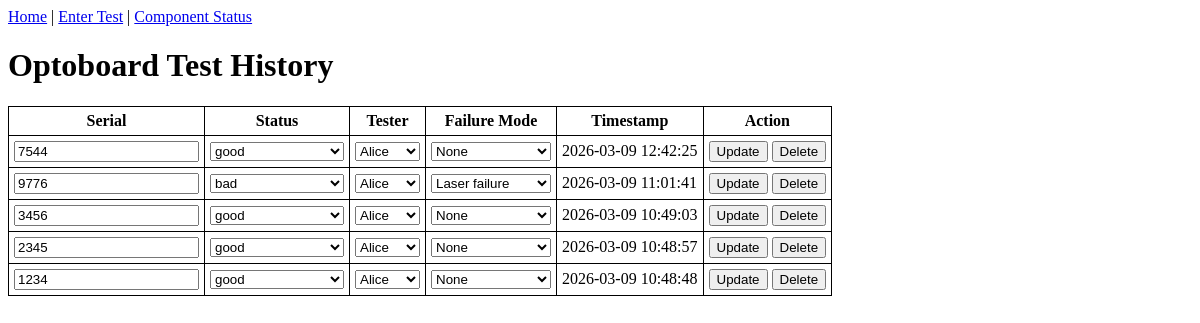
The page /list/Optoboard on the database as committed earlier.
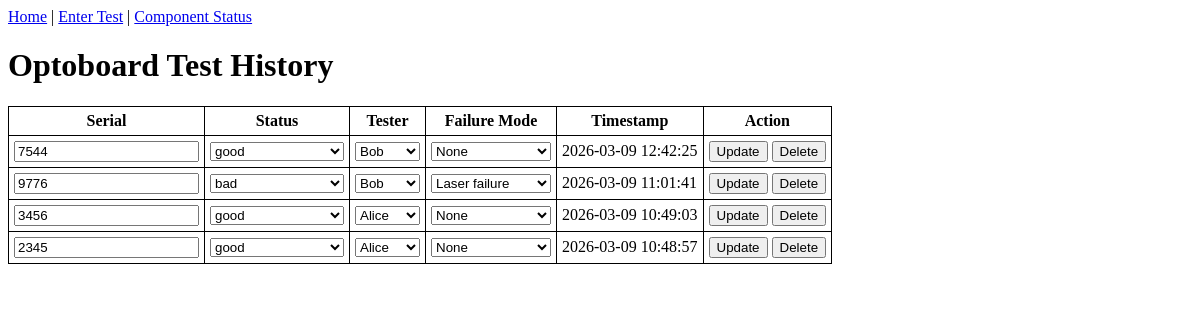
The same page on the database as committed later.
### tables this page shows
CREATE TABLE tests (
    id INTEGER PRIMARY KEY AUTOINCREMENT,
    component_type TEXT NOT NULL,
    serial_number TEXT NOT NULL,
    tester TEXT NOT NULL,
    status TEXT NOT NULL,
    failure_mode TEXT,
    timestamp DATETIME DEFAULT CURRENT_TIMESTAMP
);

### app.py (the view)
@app.route("/list/<component>")
def list_component(component):
    rows = query_db("SELECT * FROM tests WHERE component_type=? ORDER BY timestamp DESC", (component,))
    return render_template(
        "list_component.html",
        component=component,
        rows=[dict(r) for r in rows],
        testers=testers,
        failure_modes=failure_modes.get(component, [])
    )

### app.py (called while the page is built)
def query_db(query, args=()):
    conn = sqlite3.connect(DB)
    conn.row_factory = sqlite3.Row
    cur = conn.cursor()
    cur.execute(query, args)
    rows = cur.fetchall()
    conn.close()
    return rows

### templates/list_component.html (shortened to what this page needs)
<!DOCTYPE html>
<html>
<head>
</head>
<body>
<a href="/">Home</a> |
<a href="/submit">Enter Test</a> |
<a href="/status/{{component}}">Component Status</a>
<h1>{{component}} Test History</h1>
<table>
<tr>
<th>Serial</th>
<th>Status</th>
<th>Tester</th>
<th>Failure Mode</th>
<th>Timestamp</th>
<th>Action</th>
</tr>
{% for r in rows %}
<tr>
<form method="POST" action="{{ url_for('update_test', test_id=r.id) }}">
<td><input type="text" name="serial" value="{{r.serial_number}}"></td>
<td>
<select name="status">
  <option value="good" {% if r.status=="good" %}selected{% endif %}>good</option>
  <option value="bad" {% if r.status=="bad" %}selected{% endif %}>bad</option>
</select>
</td>
<td>
<select name="tester">
{% for t in testers %}
<option value="{{t}}" {% if r.tester==t %}selected{% endif %}>{{t}}</option>
{% endfor %}
</select>
</td>
<td>
<select name="failure_mode">
  <option value="">None</option>
  {% for f in failure_modes %}
  <option value="{{f}}" {% if r.failure_mode==f %}selected{% endif %}>{{f}}</option>
  {% endfor %}
</select>
</td>
<td>{{r.timestamp}}</td>
<td>
<button type="submit">Update</button>
</form>
<form method="POST" action="{{ url_for('delete_test', test_id=r.id) }}" style="display:inline;">
  <button type="submit" onclick="return confirm('Are you sure you want to delete this test?');">Delete</button>
</form>
</tr>
{% endfor %}
</table>
</body>
</html>

### templates/list_component.html (style rules this page uses)
table { border-collapse: collapse; }
th, td { border: 1px solid black; padding: 5px; }
form { margin: 0; }

Rows that differ between the two databases and show on the page:
removed tests: serial "1234", status "good", tester "Alice", timestamp "2026-03-09 10:48:48"
changed tests (number 1 of 4 on the later page): tester "Alice" → "Bob"
changed tests "bad": tester "Alice" → "Bob"
